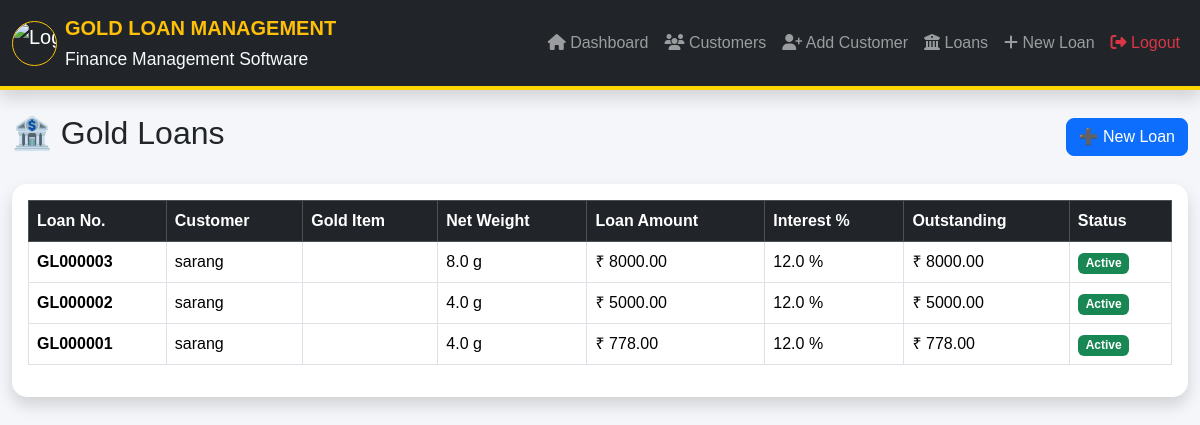
Page /loans on the committed database.
### tables this page shows
CREATE TABLE loans(

        id INTEGER PRIMARY KEY AUTOINCREMENT,

        loan_number TEXT UNIQUE NOT NULL,

        customer_id INTEGER NOT NULL,

        ornament_type TEXT NOT NULL,

        quantity INTEGER NOT NULL,

        description TEXT,

        gross_weight REAL NOT NULL,

        stone_weight REAL NOT NULL DEFAULT 0,

        net_weight REAL NOT NULL,

        purity TEXT NOT NULL,

        gold_rate REAL NOT NULL,

        gold_value REAL NOT NULL,

        eligible_amount REAL NOT NULL,

        loan_amount REAL NOT NULL,

        outstanding_amount REAL NOT NULL,

        interest_rate REAL NOT NULL,

        loan_date TEXT NOT NULL,

        due_date TEXT NOT NULL,

        status TEXT NOT NULL DEFAULT 'Active',

        created_at TIMESTAMP DEFAULT CURRENT_TIMESTAMP,

        FOREIGN KEY(customer_id)
        REFERENCES customers(id)

    );

CREATE TABLE customers(

    id INTEGER PRIMARY KEY AUTOINCREMENT,

    name TEXT NOT NULL,

    mobile TEXT NOT NULL,

    email TEXT,

    dob TEXT,

    gender TEXT,

    occupation TEXT,
    
    address TEXT ,

    aadhaar TEXT ,

    nominee_name TEXT,

    nominee_relation TEXT,

    nominee_mobile TEXT,

    photo TEXT,

    remarks TEXT

);

### app.py (the view)
@app.route("/loans")
def loans():
    conn = get_connection()
    cur = conn.cursor()
    cur.execute("""
    SELECT l.*, c.name AS customer_name
    FROM loans l
    JOIN customers c ON c.id=l.customer_id
    ORDER BY l.id DESC
    """)
    loans = cur.fetchall()
    conn.close()
    return render_template("loans.html", loans=loans)

### database.py (called while the page is built)
def get_connection():
    conn = sqlite3.connect(DATABASE)
    conn.row_factory = sqlite3.Row
    return conn

### templates/loans.html (shortened to what this page needs)
{% extends "base.html" %}
{% block content %}
<div class="d-flex justify-content-between align-items-center mb-4">
    <h2>🏦 Gold Loans</h2>
    <a href="{{ url_for('add_loan') }}"
       class="btn btn-primary">
        ➕ New Loan
    </a>
</div>
<div class="card shadow">
    <div class="card-body">
        <table class="table table-bordered table-hover align-middle">
            <thead class="table-dark">
                <tr>
                    <th>Loan No.</th>
                    <th>Customer</th>
                    <th>Gold Item</th>
                    <th>Net Weight</th>
                    <th>Loan Amount</th>
                    <th>Interest %</th>
                    <th>Outstanding</th>
                    <th>Status</th>
                </tr>
            </thead>
            <tbody>
            {% for loan in loans %}
                <tr>
                    <td>
                        <strong>
                            {{ loan["loan_number"] }}
                        </strong>
                    </td>
                    <td>
                        {{ loan["customer_name"] }}
                    </td>
                    <td>
                    </td>
                    <td>
                        {{ loan["net_weight"] }} g
                    </td>
                    <td>
                        ₹ {{ "%.2f"|format(loan["loan_amount"]) }}
                    </td>
                    <td>
                        {{ loan["interest_rate"] }} %
                    </td>
                    <td>
                        ₹ {{ "%.2f"|format(loan["outstanding_amount"]) }}
                    </td>
                    <td>
                        {% if loan["status"] == "Active" %}
                            <span class="badge bg-success">
                                Active
                            </span>
                        {% else %}
                            <span class="badge bg-secondary">
                                Closed
                            </span>
                        {% endif %}
                    </td>
                </tr>
            {% else %}
                <tr>
                    <td colspan="8" class="text-center">
                        No loans available.
                    </td>
                </tr>
            {% endfor %}
            </tbody>
        </table>
    </div>
</div>
{% endblock %}

### static/style.css (style rules this page uses)
body { background:#f4f6f9; font-family:Arial,Helvetica,sans-serif; }
.card { border:none; border-radius:15px; box-shadow:0 4px 15px rgba(0,0,0,.1); }
.table { background:white; }
.table thead { background:#343a40; color:white; }
.btn { border-radius:8px; }
.btn-primary { background:#0d6efd; }

### rows in the picture
loans: loan_number "GL000003", customer_name "sarang", net_weight "8.0", loan_amount "8000.00", interest_rate "12.0", outstanding_amount "8000.00", status "Active"
loans: loan_number "GL000002", customer_name "sarang", net_weight "4.0", loan_amount "5000.00", interest_rate "12.0", outstanding_amount "5000.00", status "Active"
loans: loan_number "GL000001", customer_name "sarang", net_weight "4.0", loan_amount "778.00", interest_rate "12.0", outstanding_amount "778.00", status "Active"
